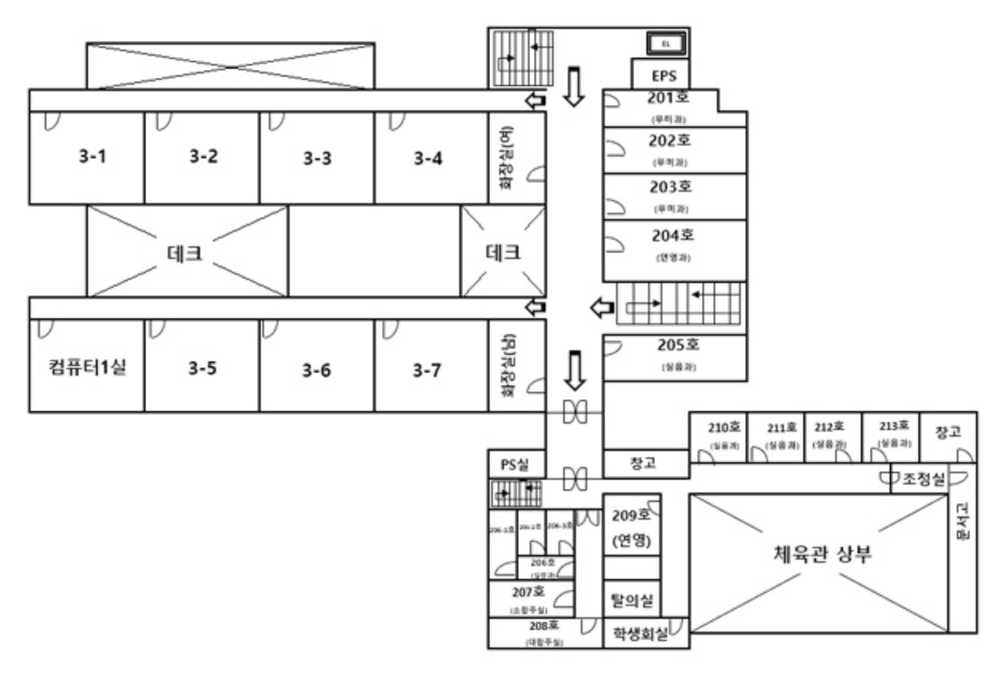
#> input picture map_create_pipeline/processing/floor.png, 1000 x 678 px, shrunk from 1250 x 848 before the run
$ python -i wall_centerline_pipeline.py   (imports and definitions only)
#> lines starting #> are read from the running program, lines starting #| are printed output that depends on the picture; after the words box and inside, x2 and y2 are one past the last pixel; in counts of white or black regions, pixels touching at a corner belong together
from __future__ import annotations

import math
from dataclasses import dataclass, field
from pathlib import Path
from typing import Callable, List, Optional, Sequence, Tuple

import numpy as np

try:
    import cv2
except ImportError as exc:  # pragma: no cover
    cv2 = None
    _cv_error = exc
else:
    _cv_error = None

try:
    from skimage.morphology import skeletonize
except ImportError as exc:  # pragma: no cover
    skeletonize = None
    _skimage_error = exc
else:
    _skimage_error = None


@dataclass(frozen=True)
class LineSegment:
    """스켈레톤 선분 또는 병합 결과를 나타내는 자료형."""

    x1: float
    y1: float
    x2: float
    y2: float

    def as_array(self) -> np.ndarray:
        return np.array([[self.x1, self.y1], [self.x2, self.y2]], dtype=float)

    def length(self) -> float:
        return float(math.hypot(self.x2 - self.x1, self.y2 - self.y1))

    def direction(self) -> np.ndarray:
        dx = self.x2 - self.x1
        dy = self.y2 - self.y1
        norm = math.hypot(dx, dy)
        if norm <= 1e-6:
            return np.array([0.0, 0.0])
        return np.array([dx / norm, dy / norm])

    def angle_deg(self) -> float:
        angle = math.degrees(math.atan2(self.y2 - self.y1, self.x2 - self.x1))
        return (angle + 180.0) % 180.0


@dataclass
class WallPipelineDebugConfig:
    """파이프라인 중간 산출물을 파일로 남기기 위한 설정."""

    output_dir: Path
    prefix: str = "wall_pipeline"
    save_grayscale: bool = True
    save_overlays: bool = True


@dataclass
class WallPipelineParams:
    """Canny → Morphology → Thinning → Hough 파이프라인 하이퍼파라미터."""

    canny_sigma: float = 0.33
    morph_kernel_size: int = 5
    morph_iterations: int = 1
    enable_opening: bool = False
    enable_closing: bool = True

    hough_rho: float = 1.0
    hough_theta_deg: float = 1.0
    hough_threshold: int = 10
    hough_min_line_length: float = 10.0
    hough_max_line_gap: float = 5.0

    merge_angle_threshold_deg: float = 3.0
    merge_distance_threshold: float = 5.0
    merge_max_gap: float = 25.0


@dataclass
class WallPipelineResult:
    """새 파이프라인의 핵심 산출물."""

    raw_lines: List[LineSegment]
    merged_lines: List[LineSegment]
    final_lines: List[LineSegment]
    debug_assets: List[str] = field(default_factory=list)
    wall_unit: Optional[float] = None


DoorHint = Tuple[float, float, float, float]
DoorHintProvider = Callable[[], Sequence[DoorHint]]


class WallPipelineDebugWriter:
    """디버그 설정에 따라 회색조/선분/바이너리 이미지를 디스크에 기록한다."""

    def __init__(self, config: Optional[WallPipelineDebugConfig], image_array: np.ndarray):
        self.config = config
        self.outputs: List[str] = []
        if not config:
            self.base_image = None
            return
        self.base_image = self._prepare_base_image(image_array)
        self.config.output_dir.mkdir(parents=True, exist_ok=True)

    def save_grayscale(self, suffix: str, gray_image: np.ndarray) -> None:
        if not self.config or not self.config.save_grayscale:
            return
        if gray_image.ndim == 2:
            image = gray_image
        else:
            image = cv2.cvtColor(gray_image, cv2.COLOR_RGB2GRAY)
        self._write_image(suffix, image)

    def save_binary(self, suffix: str, binary_image: np.ndarray) -> None:
        if not self.config or not self.config.save_grayscale:
            return
        self._write_image(suffix, binary_image)

    def save_lines(
        self,
        suffix: str,
        lines: Sequence[LineSegment],
        color=(0, 0, 255),
        thickness: int = 1,
    ) -> None:
        if not self.config or not self.config.save_overlays:
            return
        canvas = self.base_image.copy() if self.base_image is not None else None
        if canvas is None:
            return
        for line in lines:
            cv2.line(
                canvas,
                (int(round(line.x1)), int(round(line.y1))),
                (int(round(line.x2)), int(round(line.y2))),
                color,
                thickness,
                lineType=cv2.LINE_AA,
            )
        self._write_image(suffix, canvas)

    # [21 lines left out: functions _prepare_base_image, _write_image, not called in this run]


class WallCenterlinePipeline:
    """Canny-Thinning-Hough 기반 엣지 스켈레톤 파이프라인."""

    def __init__(self, params: Optional[WallPipelineParams] = None):
        if cv2 is None:
            raise ImportError(
                "OpenCV(cv2)를 불러오지 못했습니다. pip install opencv-python 으로 설치해 주세요."
            ) from _cv_error
        if skeletonize is None:
            raise ImportError(
                "scikit-image의 skeletonize 함수를 사용할 수 없습니다. pip install scikit-image 로 설치해 주세요."
            ) from _skimage_error
        self.params = params or WallPipelineParams()

    def run(
        self,
        image_array: np.ndarray,
        debug_config: Optional[WallPipelineDebugConfig] = None,
        door_hint_provider: Optional[DoorHintProvider] = None,
    ) -> WallPipelineResult:
        debug_writer = WallPipelineDebugWriter(debug_config, image_array)
        gray = self._to_grayscale(image_array)
        debug_writer.save_grayscale("00_grayscale.png", gray)

        thick_edges = self._auto_canny_edges(gray)
        debug_writer.save_binary("01_thick_edges.png", thick_edges)

        clean_edges = self._apply_morphology(thick_edges)
        debug_writer.save_binary("02_clean_edges.png", clean_edges)

        if door_hint_provider:
            width = int(image_array.shape[1])
            height = int(image_array.shape[0])
            door_boxes = self._resolve_door_hints(door_hint_provider, width, height)
            if door_boxes:
                clean_edges = self._bridge_door_gaps(clean_edges, door_boxes)
                debug_writer.save_binary("02b_door_bridged_edges.png", clean_edges)

        skeleton = self._thin_edges(clean_edges)
        debug_writer.save_binary("03_skeleton.png", skeleton)

        raw_lines = self._vectorize_skeleton(skeleton)
        debug_writer.save_lines("04_raw_lines.png", raw_lines, color=(50, 200, 255))

        merged_lines = self._merge_collinear_lines(raw_lines)
        debug_writer.save_lines("05_merged_lines.png", merged_lines, color=(255, 0, 255))

        final_lines = merged_lines
        debug_writer.save_lines("06_final_lines.png", final_lines, color=(0, 0, 255), thickness=3)

        return WallPipelineResult(
            raw_lines=raw_lines,
            merged_lines=merged_lines,
            final_lines=final_lines,
            debug_assets=debug_writer.outputs,
        )

    def _to_grayscale(self, image_array: np.ndarray) -> np.ndarray:
        if image_array is None:
            raise ValueError("이미지 배열이 비어 있습니다.")
        if image_array.dtype != np.uint8:
            clipped = np.clip(image_array, 0, 255)
            working = clipped.astype(np.uint8)
        else:
            working = image_array

        if working.ndim == 2:
            return working
        if working.ndim == 3:
            if working.shape[2] == 1:
                return working[:, :, 0]
            if working.shape[2] == 3:
                return cv2.cvtColor(working, cv2.COLOR_RGB2GRAY)
            if working.shape[2] == 4:
                rgb = cv2.cvtColor(working, cv2.COLOR_RGBA2RGB)
                return cv2.cvtColor(rgb, cv2.COLOR_RGB2GRAY)
        raise ValueError(f"지원하지 않는 이미지 형태입니다: {working.shape}")

    def _auto_canny_edges(self, gray: np.ndarray) -> np.ndarray:
        sigma = max(0.01, self.params.canny_sigma)
        median = float(np.median(gray))
#> median = 255
        lower = int(max(0.0, (1.0 - sigma) * median))
#> lower = 170
        upper = int(min(255.0, (1.0 + sigma) * median))
#> upper = 255
        lower = max(0, lower - 5)
#> lower = 165
        upper = min(255, upper + 5)
        if lower >= upper:
            upper = min(255, lower + 1)
            lower = max(0, upper - 1)
        edges = cv2.Canny(gray, lower, upper, apertureSize=3, L2gradient=True)
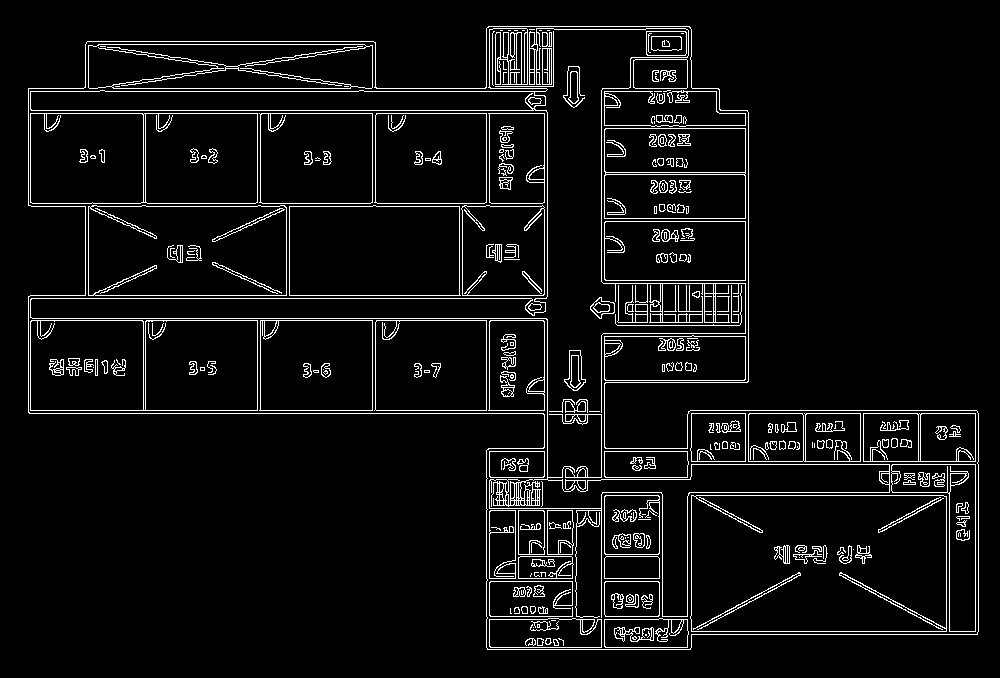
#> edges: shape (678, 1000); 5.9% white in thin lines or dots, all inside (x1, y1, x2, y2) = (28, 26, 979, 650)
        return edges

    def _apply_morphology(self, binary: np.ndarray) -> np.ndarray:
        params = self.params
        ksize = max(1, int(params.morph_kernel_size))
        if ksize % 2 == 0:
            ksize += 1
        kernel = np.ones((ksize, ksize), np.uint8)
        result = binary.copy()
        iterations = max(1, int(params.morph_iterations))
        if params.enable_closing:
            result = cv2.morphologyEx(result, cv2.MORPH_CLOSE, kernel, iterations=iterations)
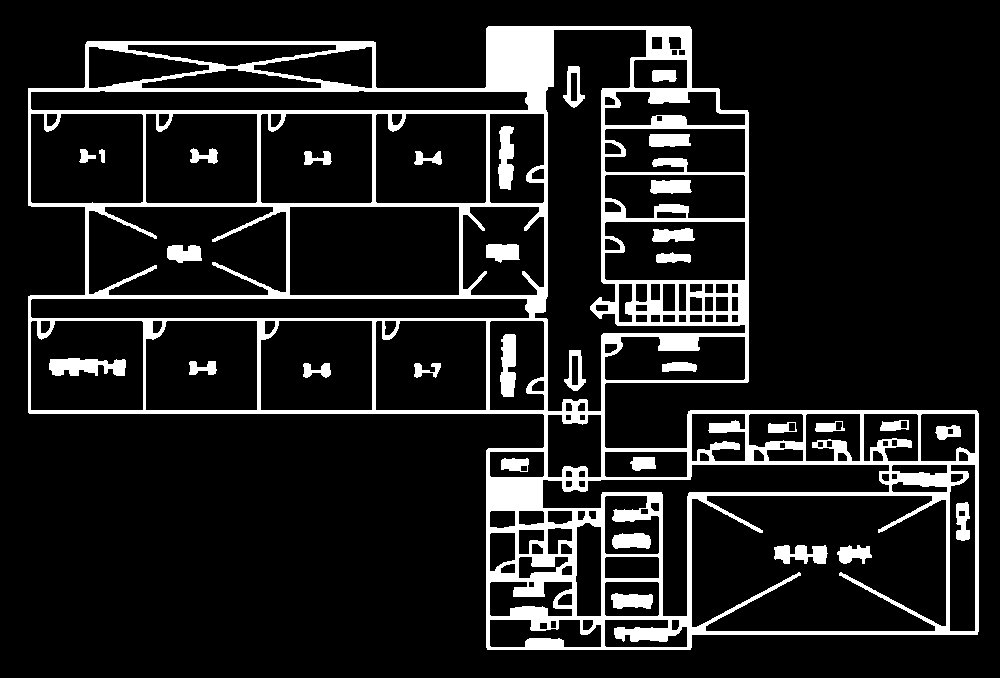
#> result: shape (678, 1000); 12.1% white; 33 white regions, largest, box (x1, y1, x2, y2) and area: (28, 26, 979, 650) 69738, (49, 358, 126, 376) 1015, (500, 334, 516, 397) 825
        if params.enable_opening:
            result = cv2.morphologyEx(result, cv2.MORPH_OPEN, kernel, iterations=iterations)
        return result

    def _thin_edges(self, binary: np.ndarray) -> np.ndarray:
        if skeletonize is None:  # pragma: no cover - __init__에서 이미 확인
            raise RuntimeError("scikit-image skeletonize 를 사용할 수 없습니다.")
        binary_bool = binary > 0
        skeleton_bool = skeletonize(binary_bool, method="zhang")
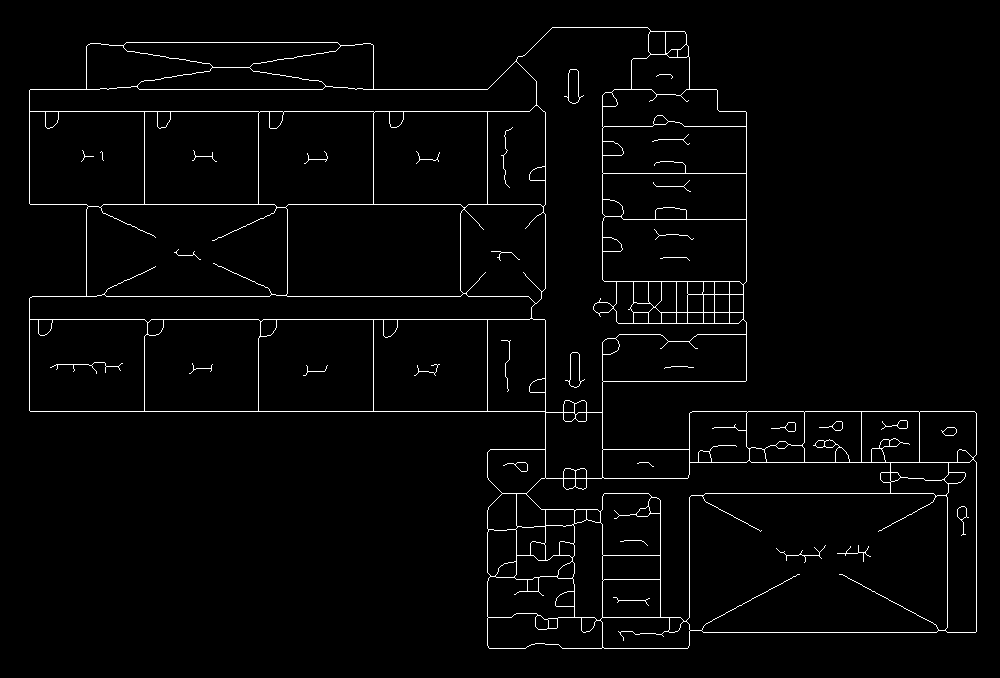
#> skeleton_bool: shape (678, 1000) bool; 2.3% white in thin lines or dots, all inside (x1, y1, x2, y2) = (29, 27, 977, 649)
        return (skeleton_bool.astype(np.uint8) * 255)

    # [54 lines left out: functions _resolve_door_hints, _bridge_door_gaps, not called in this run]

    def _vectorize_skeleton(self, skeleton: np.ndarray) -> List[LineSegment]:
        params = self.params
        theta = math.radians(max(0.1, params.hough_theta_deg))
        detections = cv2.HoughLinesP(
            skeleton,
            rho=max(1.0, params.hough_rho),
            theta=theta,
            threshold=max(1, int(params.hough_threshold)),
            minLineLength=max(1.0, params.hough_min_line_length),
            maxLineGap=max(0.0, params.hough_max_line_gap),
        )
#> detections = 322 rows, first 6: [30, 411, 545, 411], [29, 111, 529, 111], [151, 319, 544, 319], [468, 204, 545, 204], [106, 296, 269, 296], [703, 632, 936, 632]
        segments: List[LineSegment] = []
        if detections is None:
            return segments
        for entry in detections:
            x1, y1, x2, y2 = entry[0]
            segments.append(LineSegment(float(x1), float(y1), float(x2), float(y2)))
#> this loop made 322 passes
#> after the loop, segments = 322 items
        return segments

    def _merge_collinear_lines(self, lines: Sequence[LineSegment]) -> List[LineSegment]:
        if not lines:
            return []
        params = self.params
        current = list(lines)
#> current = 322 items
        merged_any = True
        while merged_any:
            merged_any = False
            next_lines: List[LineSegment] = []
            consumed = [False] * len(current)
            for i, base_line in enumerate(current):
                if consumed[i]:
                    continue
                working = base_line
                for j in range(i + 1, len(current)):
                    if consumed[j]:
                        continue
                    candidate = current[j]
                    if not self._should_merge(working, candidate, params):
                        continue
                    working = self._merge_lines(working, candidate)
                    consumed[j] = True
                    merged_any = True
                consumed[i] = True
                next_lines.append(working)
            current = next_lines
        return current

    def _should_merge(self, line_a: LineSegment, line_b: LineSegment, params: WallPipelineParams) -> bool:
        if not self._is_parallel(line_a, line_b, params.merge_angle_threshold_deg):
            return False
        if self._parallel_distance(line_a, line_b) > params.merge_distance_threshold:
            return False
        gap = self._segment_gap(line_a, line_b)
        return gap <= params.merge_max_gap

    def _is_parallel(self, line_a: LineSegment, line_b: LineSegment, threshold_deg: float) -> bool:
        diff = abs(line_a.angle_deg() - line_b.angle_deg())
        diff = min(diff, 180.0 - diff)
        return diff <= threshold_deg

    def _parallel_distance(self, line_a: LineSegment, line_b: LineSegment) -> float:
        dir_vec = line_a.direction()
        if np.linalg.norm(dir_vec) <= 1e-6:
            return float("inf")
        normal = np.array([-dir_vec[1], dir_vec[0]])
        normal_length = np.linalg.norm(normal)
        if normal_length <= 1e-6:
            return float("inf")
        normal /= normal_length
        ref_point = np.array([line_a.x1, line_a.y1])
        point_b1 = np.array([line_b.x1, line_b.y1])
        point_b2 = np.array([line_b.x2, line_b.y2])
        distance1 = abs(np.dot(point_b1 - ref_point, normal))
        distance2 = abs(np.dot(point_b2 - ref_point, normal))
        return float((distance1 + distance2) / 2.0)

    def _segment_gap(self, line_a: LineSegment, line_b: LineSegment) -> float:
        if self._segments_intersect(line_a, line_b):
            return 0.0
        a_points = line_a.as_array()
        b_points = line_b.as_array()
        distances = [
            self._point_to_segment_distance(a_points[0], b_points[0], b_points[1]),
            self._point_to_segment_distance(a_points[1], b_points[0], b_points[1]),
            self._point_to_segment_distance(b_points[0], a_points[0], a_points[1]),
            self._point_to_segment_distance(b_points[1], a_points[0], a_points[1]),
        ]
        return float(min(distances))

    def _segments_intersect(self, line_a: LineSegment, line_b: LineSegment) -> bool:
        p1, p2 = line_a.as_array()
        q1, q2 = line_b.as_array()
        o1 = self._orientation(p1, p2, q1)
        o2 = self._orientation(p1, p2, q2)
        o3 = self._orientation(q1, q2, p1)
        o4 = self._orientation(q1, q2, p2)

        if o1 * o2 < 0 and o3 * o4 < 0:
            return True
        if abs(o1) < 1e-6 and self._on_segment(p1, q1, p2):
            return True
        if abs(o2) < 1e-6 and self._on_segment(p1, q2, p2):
            return True
        if abs(o3) < 1e-6 and self._on_segment(q1, p1, q2):
            return True
        if abs(o4) < 1e-6 and self._on_segment(q1, p2, q2):
            return True
        return False

    def _orientation(self, p: np.ndarray, q: np.ndarray, r: np.ndarray) -> float:
        return float((q[0] - p[0]) * (r[1] - p[1]) - (q[1] - p[1]) * (r[0] - p[0]))

    def _on_segment(self, p: np.ndarray, q: np.ndarray, r: np.ndarray) -> bool:
        return (
            min(p[0], r[0]) - 1e-6 <= q[0] <= max(p[0], r[0]) + 1e-6
            and min(p[1], r[1]) - 1e-6 <= q[1] <= max(p[1], r[1]) + 1e-6
        )

    def _point_to_segment_distance(self, point: np.ndarray, seg_start: np.ndarray, seg_end: np.ndarray) -> float:
        seg = seg_end - seg_start
        seg_len_sq = float(np.dot(seg, seg))
        if seg_len_sq <= 1e-6:
            return float(np.linalg.norm(point - seg_start))
        t = float(np.dot(point - seg_start, seg) / seg_len_sq)
        t = max(0.0, min(1.0, t))
        projection = seg_start + seg * t
        return float(np.linalg.norm(point - projection))

    def _merge_lines(self, line_a: LineSegment, line_b: LineSegment) -> LineSegment:
        points = np.vstack([line_a.as_array(), line_b.as_array()])
        mean = np.mean(points, axis=0)
        centered = points - mean
        _, _, vh = np.linalg.svd(centered)
        direction = vh[0]
        direction_norm = np.linalg.norm(direction)
        if direction_norm <= 1e-6:
            return line_a
        direction /= direction_norm
        projections = points @ direction
        perp_offsets = points - np.outer(projections, direction)
        offset = np.mean(perp_offsets, axis=0)

        min_proj = np.min(projections)
        max_proj = np.max(projections)
        start = direction * min_proj + offset
        end = direction * max_proj + offset
        return LineSegment(float(start[0]), float(start[1]), float(end[0]), float(end[1]))

>>> import cv2
>>> picture = cv2.cvtColor(cv2.imread('floor.png'), cv2.COLOR_BGR2RGB)
>>> result = WallCenterlinePipeline().run(picture)
#> in run, `merged_lines = self._merge_collinear_lines(raw_lines)`: merged_lines = 215 items
